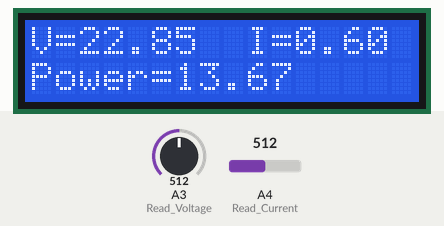
A sketch run on a simulated Arduino Uno, built with avr-gcc and run on an emulated ATmega328P. Shown: 16×2 character LCD. The test bench sets the inputs (shaded band); at power-on: A3 (Read_Voltage) = 512, A4 (Read_Current) = 512.

Above: at 3.2 s.
3.3 s: A3 (Read_Voltage) set to 716
At 4.1 s:
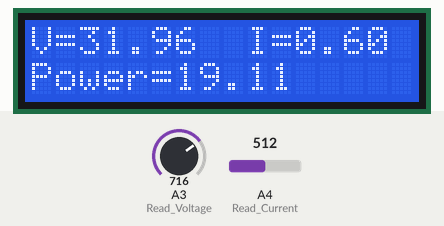
5.0 s: A4 (Read_Current) set to 716
At 5.6 s:
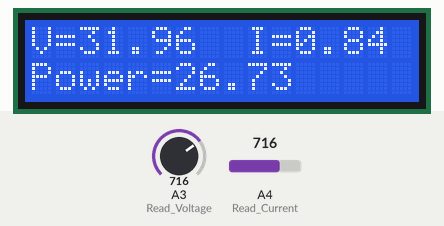
6.6 s: A3 (Read_Voltage) set to 900
At 7.1 s:
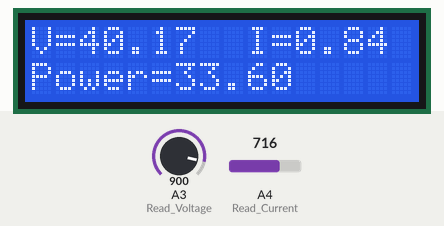
8.2 s: A4 (Read_Current) set to 900
At 9.4 s:
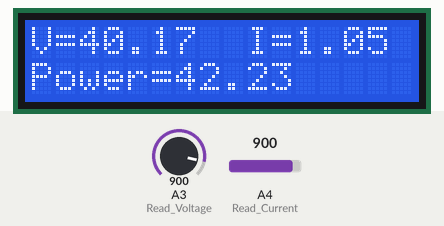
9.7 s: A3 (Read_Voltage) set to 1023
At 10.9 s:
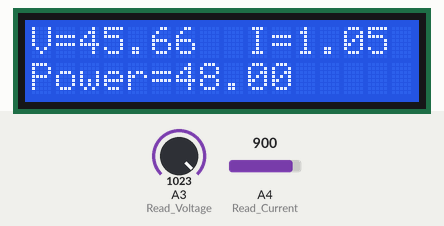
11.3 s: A4 (Read_Current) set to 1023
At 12.4 s:
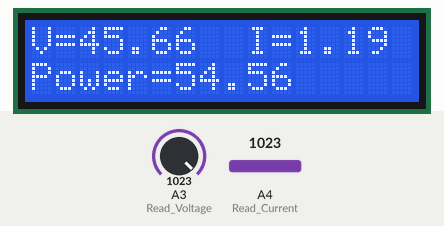
Timing chart, 0 to 14.0 s (numbered marks = the images above; inputs shaded):
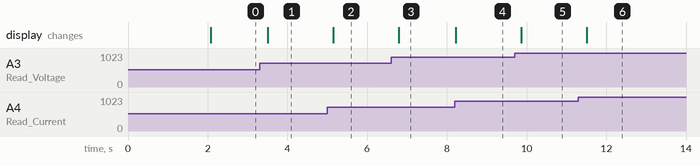

The sketch:

pc.ino
```cpp
#include <LiquidCrystal.h>

float R1 = 8100.0;
float R2 = 995.0;
float vout = 0.0;
float Voltage_Value = 0, Current_Value = 0;
int Read_Voltage  = A3;
int Read_Current  = A4;
const int rs = 12, en = 11, d4 = 5, d5 = 4, d6 = 3, d7 = 2;
LiquidCrystal lcd(rs, en, d4, d5, d6, d7);

void setup() {
  lcd.begin(16, 2);
  lcd.print(" Arduino Wattmeter");
  lcd.setCursor(0, 1);
  lcd.print("  With Arduino  ");
  delay(2000);
  lcd.clear();
}

void loop() {
 float value = analogRead(Read_Voltage);
 float Current_Value = analogRead(Read_Current);

 vout = (value * 5.0) / 1024.0; // see text
 Voltage_Value = vout / (R2/(R1+R2));
 Current_Value = Current_Value * (5.0/1023.0) * 0.239;
 float Power_Value = Voltage_Value * Current_Value;
 lcd.setCursor(0, 0);
 lcd.print("V="); lcd.print(Voltage_Value);
 lcd.print("  ");
 lcd.print("I=");lcd.print(Current_Value);
 lcd.setCursor(0, 1);
 lcd.print("Power="); lcd.print(Power_Value);
 delay(200);
}
```

Measured:
- after the input at 3.3 s, the display: changes after 0.21 s (image 1)
- after the input at 5.0 s, the display: changes after 0.15 s (image 2)
- after the input at 6.6 s, the display: changes after 0.19 s (image 3)
- after the input at 8.2 s, the display: changes at once (image 4)
- after the input at 9.7 s, the display: changes after 0.17 s (image 5)
- after the input at 11.3 s, the display: changes after 0.21 s (image 6)
